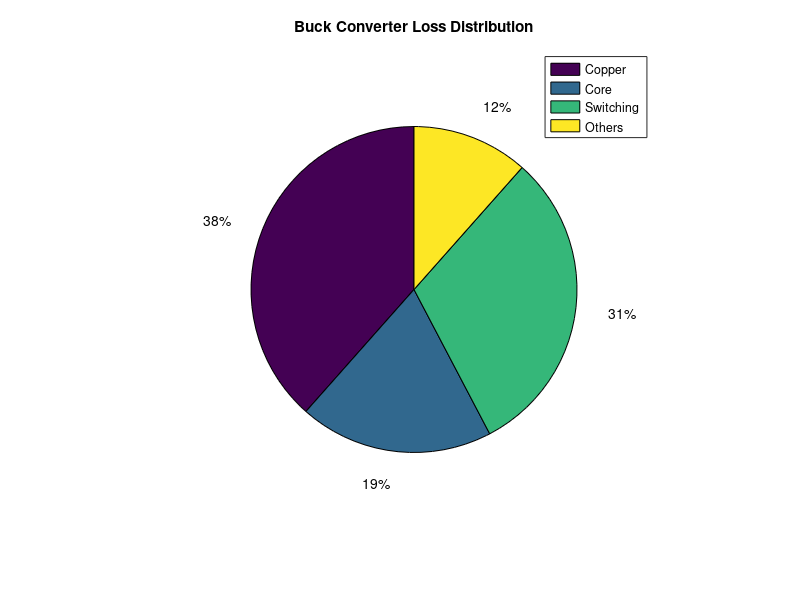

This figure's MATLAB source:
clc;
clear;

Pout = 500;

Pcopper = 10;
Pcore = 5;
Pswitch = 8;
Pother = 3;

Ploss = Pcopper + Pcore + Pswitch + Pother;

Pin = Pout + Ploss;

Efficiency = (Pout/Pin)*100;

fprintf('Converter Efficiency = %.2f %%\n',Efficiency);

figure;
pie([Pcopper Pcore Pswitch Pother]);
legend('Copper','Core','Switching','Others');
title('Buck Converter Loss Distribution');
